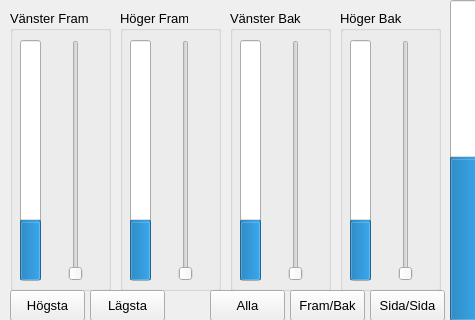
<?xml version="1.0" encoding="UTF-8"?>
<ui version="4.0">
 <class>MainWindow</class>
 <widget class="QMainWindow" name="MainWindow">
  <property name="geometry">
   <rect>
    <x>0</x>
    <y>0</y>
    <width>475</width>
    <height>320</height>
   </rect>
  </property>
  <property name="windowTitle">
   <string>MainWindow</string>
  </property>
  <widget class="QWidget" name="centralwidget">
   <widget class="QProgressBar" name="progressBarTP">
    <property name="geometry">
     <rect>
      <x>450</x>
      <y>0</y>
      <width>31</width>
      <height>321</height>
     </rect>
    </property>
    <property name="layoutDirection">
     <enum>Qt::LeftToRight</enum>
    </property>
    <property name="maximum">
     <number>6</number>
    </property>
    <property name="value">
     <number>3</number>
    </property>
    <property name="orientation">
     <enum>Qt::Vertical</enum>
    </property>
    <property name="format">
     <string>Tank Pressure</string>
    </property>
   </widget>
   <widget class="QGroupBox" name="groupBoxVF">
    <property name="geometry">
     <rect>
      <x>10</x>
      <y>10</y>
      <width>101</width>
      <height>281</height>
     </rect>
    </property>
    <property name="font">
     <font>
      <pointsize>10</pointsize>
     </font>
    </property>
    <property name="title">
     <string>Vänster Fram</string>
    </property>
    <widget class="QProgressBar" name="progressBarVF">
     <property name="geometry">
      <rect>
       <x>10</x>
       <y>30</y>
       <width>21</width>
       <height>241</height>
      </rect>
     </property>
     <property name="value">
      <number>24</number>
     </property>
     <property name="orientation">
      <enum>Qt::Vertical</enum>
     </property>
    </widget>
    <widget class="QSlider" name="sliderVF">
     <property name="geometry">
      <rect>
       <x>40</x>
       <y>30</y>
       <width>51</width>
       <height>241</height>
      </rect>
     </property>
     <property name="orientation">
      <enum>Qt::Vertical</enum>
     </property>
    </widget>
   </widget>
   <widget class="QGroupBox" name="groupBoxHF">
    <property name="geometry">
     <rect>
      <x>120</x>
      <y>10</y>
      <width>101</width>
      <height>281</height>
     </rect>
    </property>
    <property name="font">
     <font>
      <pointsize>10</pointsize>
     </font>
    </property>
    <property name="title">
     <string>Höger Fram</string>
    </property>
    <widget class="QProgressBar" name="progressBarHF">
     <property name="geometry">
      <rect>
       <x>10</x>
       <y>30</y>
       <width>21</width>
       <height>241</height>
      </rect>
     </property>
     <property name="value">
      <number>24</number>
     </property>
     <property name="orientation">
      <enum>Qt::Vertical</enum>
     </property>
    </widget>
    <widget class="QSlider" name="sliderHF">
     <property name="geometry">
      <rect>
       <x>40</x>
       <y>30</y>
       <width>51</width>
       <height>241</height>
      </rect>
     </property>
     <property name="orientation">
      <enum>Qt::Vertical</enum>
     </property>
    </widget>
   </widget>
   <widget class="QGroupBox" name="groupBoxVB">
    <property name="geometry">
     <rect>
      <x>230</x>
      <y>10</y>
      <width>101</width>
      <height>281</height>
     </rect>
    </property>
    <property name="font">
     <font>
      <pointsize>10</pointsize>
     </font>
    </property>
    <property name="title">
     <string>Vänster Bak</string>
    </property>
    <widget class="QProgressBar" name="progressBarVB">
     <property name="geometry">
      <rect>
       <x>10</x>
       <y>30</y>
       <width>21</width>
       <height>241</height>
      </rect>
     </property>
     <property name="value">
      <number>24</number>
     </property>
     <property name="orientation">
      <enum>Qt::Vertical</enum>
     </property>
    </widget>
    <widget class="QSlider" name="sliderVB">
     <property name="geometry">
      <rect>
       <x>40</x>
       <y>30</y>
       <width>51</width>
       <height>241</height>
      </rect>
     </property>
     <property name="orientation">
      <enum>Qt::Vertical</enum>
     </property>
    </widget>
   </widget>
   <widget class="QGroupBox" name="groupBoxHB">
    <property name="geometry">
     <rect>
      <x>340</x>
      <y>10</y>
      <width>101</width>
      <height>281</height>
     </rect>
    </property>
    <property name="font">
     <font>
      <pointsize>10</pointsize>
     </font>
    </property>
    <property name="title">
     <string>Höger Bak</string>
    </property>
    <widget class="QProgressBar" name="progressBarHB">
     <property name="geometry">
      <rect>
       <x>10</x>
       <y>30</y>
       <width>21</width>
       <height>241</height>
      </rect>
     </property>
     <property name="value">
      <number>24</number>
     </property>
     <property name="orientation">
      <enum>Qt::Vertical</enum>
     </property>
    </widget>
    <widget class="QSlider" name="sliderHB">
     <property name="geometry">
      <rect>
       <x>40</x>
       <y>30</y>
       <width>51</width>
       <height>241</height>
      </rect>
     </property>
     <property name="orientation">
      <enum>Qt::Vertical</enum>
     </property>
    </widget>
   </widget>
   <widget class="QPushButton" name="BtnSyncAlla">
    <property name="geometry">
     <rect>
      <x>210</x>
      <y>290</y>
      <width>75</width>
      <height>31</height>
     </rect>
    </property>
    <property name="font">
     <font>
      <pointsize>10</pointsize>
     </font>
    </property>
    <property name="text">
     <string>Alla</string>
    </property>
   </widget>
   <widget class="QPushButton" name="BtnSyncFB">
    <property name="geometry">
     <rect>
      <x>290</x>
      <y>290</y>
      <width>75</width>
      <height>31</height>
     </rect>
    </property>
    <property name="font">
     <font>
      <pointsize>10</pointsize>
     </font>
    </property>
    <property name="text">
     <string>Fram/Bak</string>
    </property>
   </widget>
   <widget class="QPushButton" name="BtnSyncSS">
    <property name="geometry">
     <rect>
      <x>370</x>
      <y>290</y>
      <width>75</width>
      <height>31</height>
     </rect>
    </property>
    <property name="font">
     <font>
      <pointsize>10</pointsize>
     </font>
    </property>
    <property name="text">
     <string>Sida/Sida</string>
    </property>
   </widget>
   <widget class="QPushButton" name="BtnHogsta">
    <property name="geometry">
     <rect>
      <x>10</x>
      <y>290</y>
      <width>75</width>
      <height>31</height>
     </rect>
    </property>
    <property name="font">
     <font>
      <pointsize>10</pointsize>
     </font>
    </property>
    <property name="text">
     <string>Högsta</string>
    </property>
   </widget>
   <widget class="QPushButton" name="BtnLagsta">
    <property name="geometry">
     <rect>
      <x>90</x>
      <y>290</y>
      <width>75</width>
      <height>31</height>
     </rect>
    </property>
    <property name="font">
     <font>
      <pointsize>10</pointsize>
     </font>
    </property>
    <property name="text">
     <string>Lägsta</string>
    </property>
   </widget>
  </widget>
 </widget>
 <resources/>
 <connections/>
</ui>
